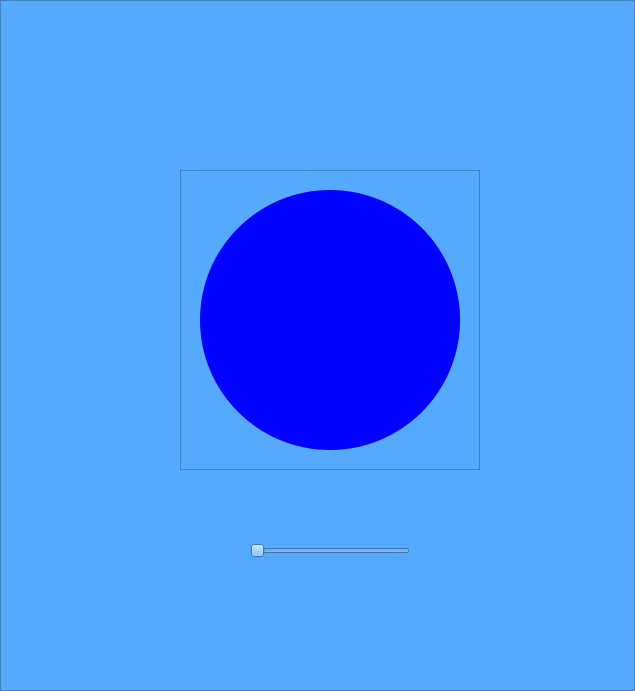
<?xml version="1.0" encoding="UTF-8"?>
<ui version="4.0">
 <class>MainWindow</class>
 <widget class="QMainWindow" name="MainWindow">
  <property name="geometry">
   <rect>
    <x>0</x>
    <y>0</y>
    <width>635</width>
    <height>691</height>
   </rect>
  </property>
  <property name="windowTitle">
   <string>MainWindow</string>
  </property>
  <widget class="QWidget" name="centralwidget">
   <layout class="QVBoxLayout" name="verticalLayout">
    <property name="spacing">
     <number>0</number>
    </property>
    <property name="leftMargin">
     <number>0</number>
    </property>
    <property name="topMargin">
     <number>0</number>
    </property>
    <property name="rightMargin">
     <number>0</number>
    </property>
    <property name="bottomMargin">
     <number>0</number>
    </property>
    <item>
     <widget class="QFrame" name="frame">
      <property name="styleSheet">
       <string notr="true">background-color: rgb(85, 170, 255);</string>
      </property>
      <property name="frameShape">
       <enum>QFrame::StyledPanel</enum>
      </property>
      <property name="frameShadow">
       <enum>QFrame::Raised</enum>
      </property>
      <widget class="QFrame" name="progresbar">
       <property name="geometry">
        <rect>
         <x>180</x>
         <y>170</y>
         <width>300</width>
         <height>300</height>
        </rect>
       </property>
       <property name="minimumSize">
        <size>
         <width>300</width>
         <height>300</height>
        </size>
       </property>
       <property name="styleSheet">
        <string notr="true">QFrame{
border-radius:150px;
background-color: qconicalgradient(cx:0.5, cy:0.5, angle:0, stop:{stop1} rgba(85, 85, 255, 255), stop:{stop2} rgba(255, 255, 255, 255));
}</string>
       </property>
       <property name="frameShape">
        <enum>QFrame::StyledPanel</enum>
       </property>
       <property name="frameShadow">
        <enum>QFrame::Raised</enum>
       </property>
       <widget class="QFrame" name="frame_2">
        <property name="geometry">
         <rect>
          <x>20</x>
          <y>20</y>
          <width>260</width>
          <height>260</height>
         </rect>
        </property>
        <property name="minimumSize">
         <size>
          <width>260</width>
          <height>260</height>
         </size>
        </property>
        <property name="styleSheet">
         <string notr="true">background-color: rgb(0, 0, 255);
border-radius:130px;</string>
        </property>
        <property name="frameShape">
         <enum>QFrame::StyledPanel</enum>
        </property>
        <property name="frameShadow">
         <enum>QFrame::Raised</enum>
        </property>
       </widget>
      </widget>
      <widget class="QSlider" name="control">
       <property name="geometry">
        <rect>
         <x>250</x>
         <y>540</y>
         <width>160</width>
         <height>22</height>
        </rect>
       </property>
       <property name="orientation">
        <enum>Qt::Horizontal</enum>
       </property>
      </widget>
     </widget>
    </item>
   </layout>
  </widget>
 </widget>
 <resources/>
 <connections/>
</ui>
